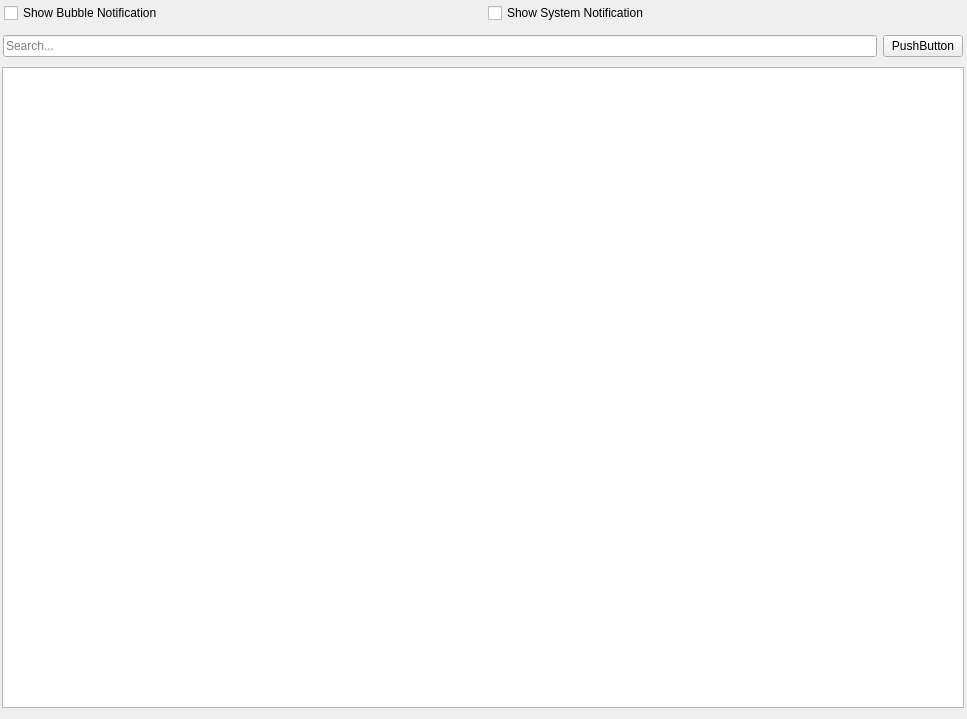
        <widget class="QWidget" name="scrollAreaWidgetContents_3">
         <property name="geometry">
          <rect>
           <x>0</x>
           <y>0</y>
           <width>967</width>
           <height>719</height>
          </rect>
         </property>
         <widget class="QWidget" name="">
          <property name="geometry">
           <rect>
            <x>4</x>
            <y>3</y>
            <width>962</width>
            <height>21</height>
           </rect>
          </property>
          <layout class="QHBoxLayout" name="horizontalLayout_4">
           <item>
            <widget class="QCheckBox" name="checkBox_10">
             <property name="text">
              <string>Show Bubble Notification</string>
             </property>
            </widget>
           </item>
           <item>
            <widget class="QCheckBox" name="checkBox_11">
             <property name="text">
              <string>Show System Notification</string>
             </property>
            </widget>
           </item>
          </layout>
         </widget>
         <widget class="QWidget" name="">
          <property name="geometry">
           <rect>
            <x>3</x>
            <y>34</y>
            <width>960</width>
            <height>25</height>
           </rect>
          </property>
          <layout class="QHBoxLayout" name="horizontalLayout_5">
           <item>
            <widget class="QLineEdit" name="lineEdit">
             <property name="placeholderText">
              <string>Search...</string>
             </property>
            </widget>
           </item>
           <item>
            <widget class="QPushButton" name="pushButton_5">
             <property name="text">
              <string>PushButton</string>
             </property>
            </widget>
           </item>
          </layout>
         </widget>
         <widget class="QTableWidget" name="tableWidget_2">
          <property name="geometry">
           <rect>
            <x>2</x>
            <y>67</y>
            <width>962</width>
            <height>641</height>
           </rect>
          </property>
         </widget>
        </widget>
